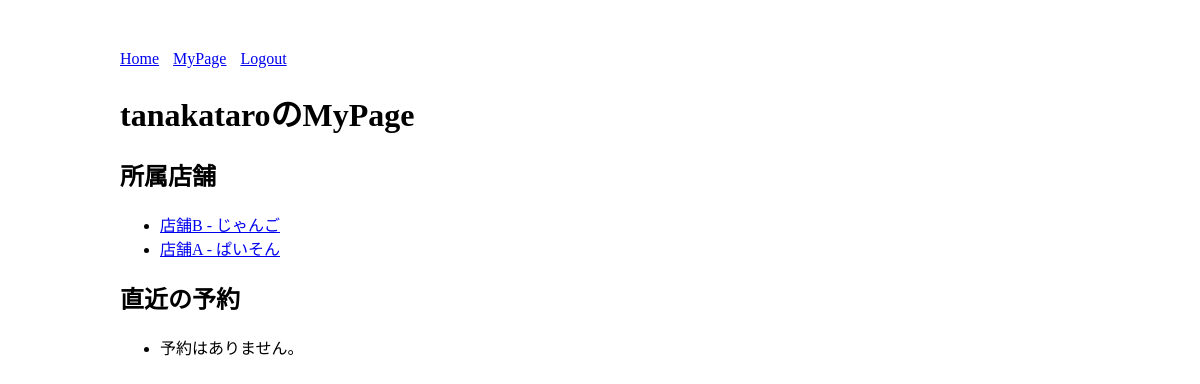
/mypage/ (signed in), run on an earlier commit of the app's database.
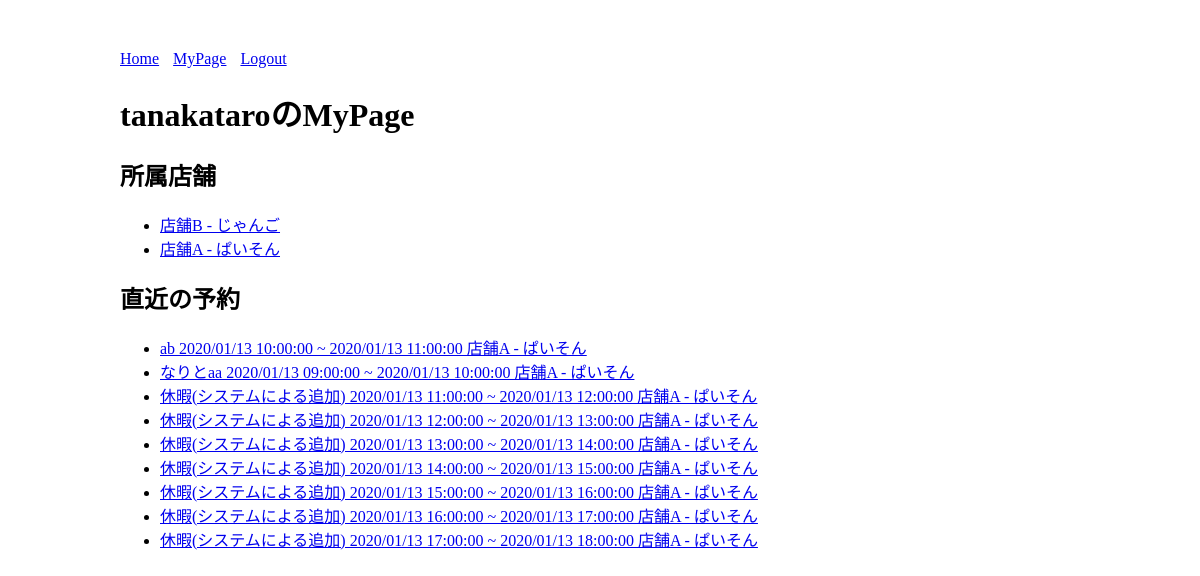
And on a later commit of the database.
### booking/models.py (models this page shows, shortened)
class Staff(models.Model):
    name = models.CharField('表示名', max_length=50)
    user = models.ForeignKey(
        settings.AUTH_USER_MODEL, verbose_name='ログインユーザー', on_delete=models.CASCADE
    )
    store = models.ForeignKey(Store, verbose_name='店舗', on_delete=models.CASCADE)
    class Meta:
        constraints = [
            models.UniqueConstraint(fields=['user', 'store'], name='unique_staff'),
        ]
    def __str__(self):
        return f'{self.store.name} - {self.name}'

class Store(models.Model):
    name = models.CharField('店名', max_length=255)

class Schedule(models.Model):
    start = models.DateTimeField('開始時間')
    end = models.DateTimeField('終了時間')
    name = models.CharField('予約者名', max_length=255)
    staff = models.ForeignKey('Staff', verbose_name='スタッフ', on_delete=models.CASCADE)
    def __str__(self):
        start = timezone.localtime(self.start).strftime('%Y/%m/%d %H:%M:%S')
        end = timezone.localtime(self.end).strftime('%Y/%m/%d %H:%M:%S')
        return f'{self.name} {start} ~ {end} {self.staff}'

### booking/views.py (the view)
# urls.py: path('mypage/', views.MyPage.as_view(), name='my_page'),
class MyPage(LoginRequiredMixin, generic.TemplateView):
    template_name = 'booking/my_page.html'
    def get_context_data(self, **kwargs):
        context = super().get_context_data(**kwargs)
        context['staff_list'] = Staff.objects.filter(user=self.request.user).order_by('name')
        context['schedule_list'] = Schedule.objects.filter(staff__user=self.request.user, start__gte=timezone.now()).order_by('name')
        return context

### booking/templates/booking/my_page.html
{% extends 'booking/base.html' %}
{% block content %}
    <h1>{{ user.username }}のMyPage</h1>
    <h2>所属店舗</h2>
    <ul>
        {% for staff in staff_list %}
            <li><a href="{% url 'booking:my_page_calendar' staff.pk %}">{{ staff }}</a></li>
        {% empty %}
            <li>まだ店舗がありません。</li>
        {% endfor %}
    </ul>
    <h2>直近の予約</h2>
    <ul>
        {% for schedule in schedule_list %}
            <li><a href="{% url 'booking:my_page_schedule' schedule.pk %}">{{ schedule }}</a></li>
        {% empty %}
            <li>予約はありません。</li>
        {% endfor %}
    </ul>
{% endblock %}

### booking/templates/booking/base.html (shortened to what this page needs)
<!DOCTYPE html>
<html lang="ja">
<head>
</head>
<body>
<nav>
    <a href="{% url 'booking:store_list' %}">Home</a>
    {% if user.is_authenticated %}
        <a href="{% url 'booking:my_page' %}">MyPage</a>
        <a href="{% url 'booking:logout' %}">Logout</a>
    {% else %}
        <a href="{% url 'booking:login' %}">Login</a>
    {% endif %}
</nav>
{% block content %}{% endblock %}
</body>
</html>

### booking/templates/booking/base.html (style rules this page uses)
body { width: 960px; margin: 0 auto; padding-top: 50px; }
nav > a { margin-right: 10px; }

What changed in the data, as far as the page shows it:
added Schedule: start+end+name "ab 2020/01/13 10:00:00 ~ 2020/01/13 11:00:00 店舗A - ぱいそん"
added Schedule: start+end+name "なりとaa 2020/01/13 09:00:00 ~ 2020/01/13 10:00:00 店舗A - ぱいそん"
added Schedule: start+end+name "休暇(システムによる追加) 2020/01/13 11:00:00 ~ 2020/01/13 12:00:00 店舗A - ぱいそん"
added Schedule: start+end+name "休暇(システムによる追加) 2020/01/13 12:00:00 ~ 2020/01/13 13:00:00 店舗A - ぱいそん"
added Schedule: start+end+name "休暇(システムによる追加) 2020/01/13 13:00:00 ~ 2020/01/13 14:00:00 店舗A - ぱいそん"
added Schedule: start+end+name "休暇(システムによる追加) 2020/01/13 14:00:00 ~ 2020/01/13 15:00:00 店舗A - ぱいそん"
added Schedule: start+end+name "休暇(システムによる追加) 2020/01/13 15:00:00 ~ 2020/01/13 16:00:00 店舗A - ぱいそん"
added Schedule: start+end+name "休暇(システムによる追加) 2020/01/13 16:00:00 ~ 2020/01/13 17:00:00 店舗A - ぱいそん"
added Schedule: start+end+name "休暇(システムによる追加) 2020/01/13 17:00:00 ~ 2020/01/13 18:00:00 店舗A - ぱいそん"
Also different on the page:
text no longer shown: "予約はありません。"
